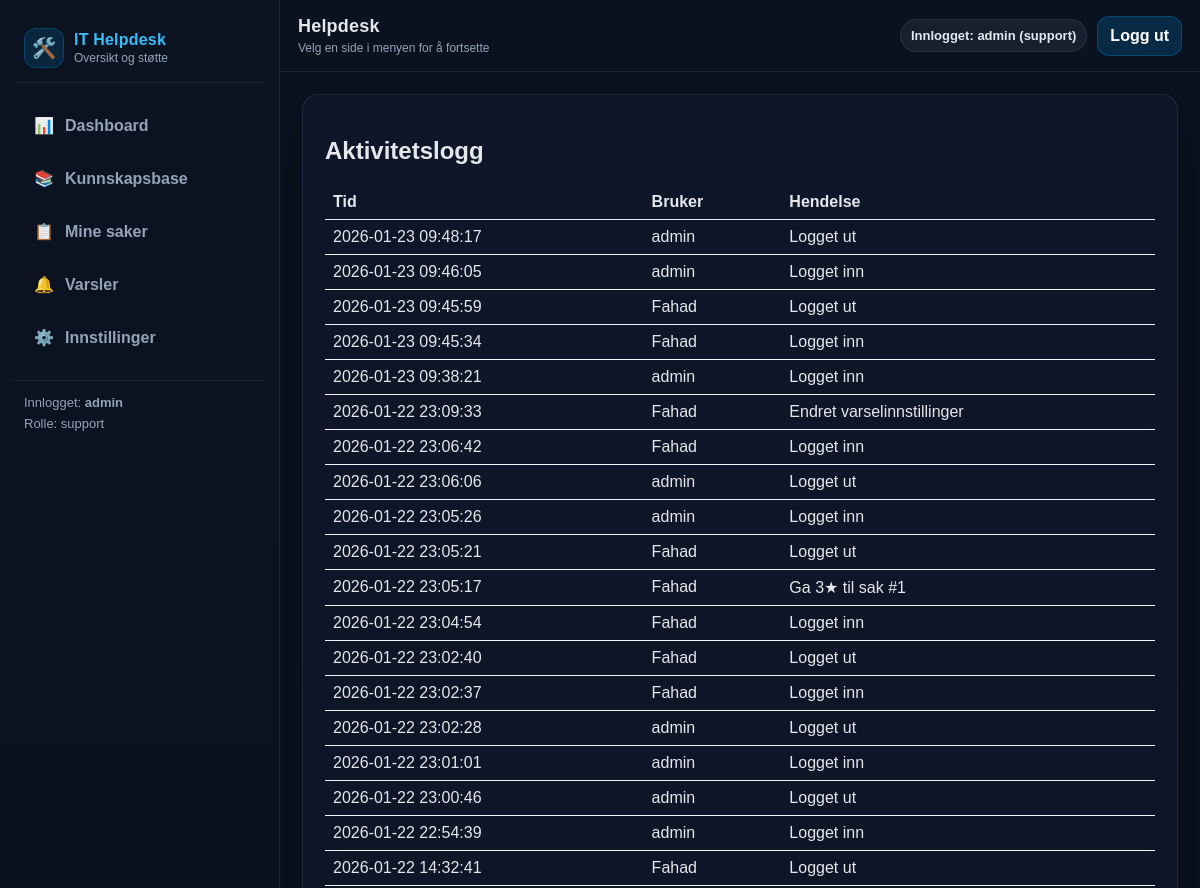
The page /admin/activity (signed in, upper part) on the database as committed earlier.
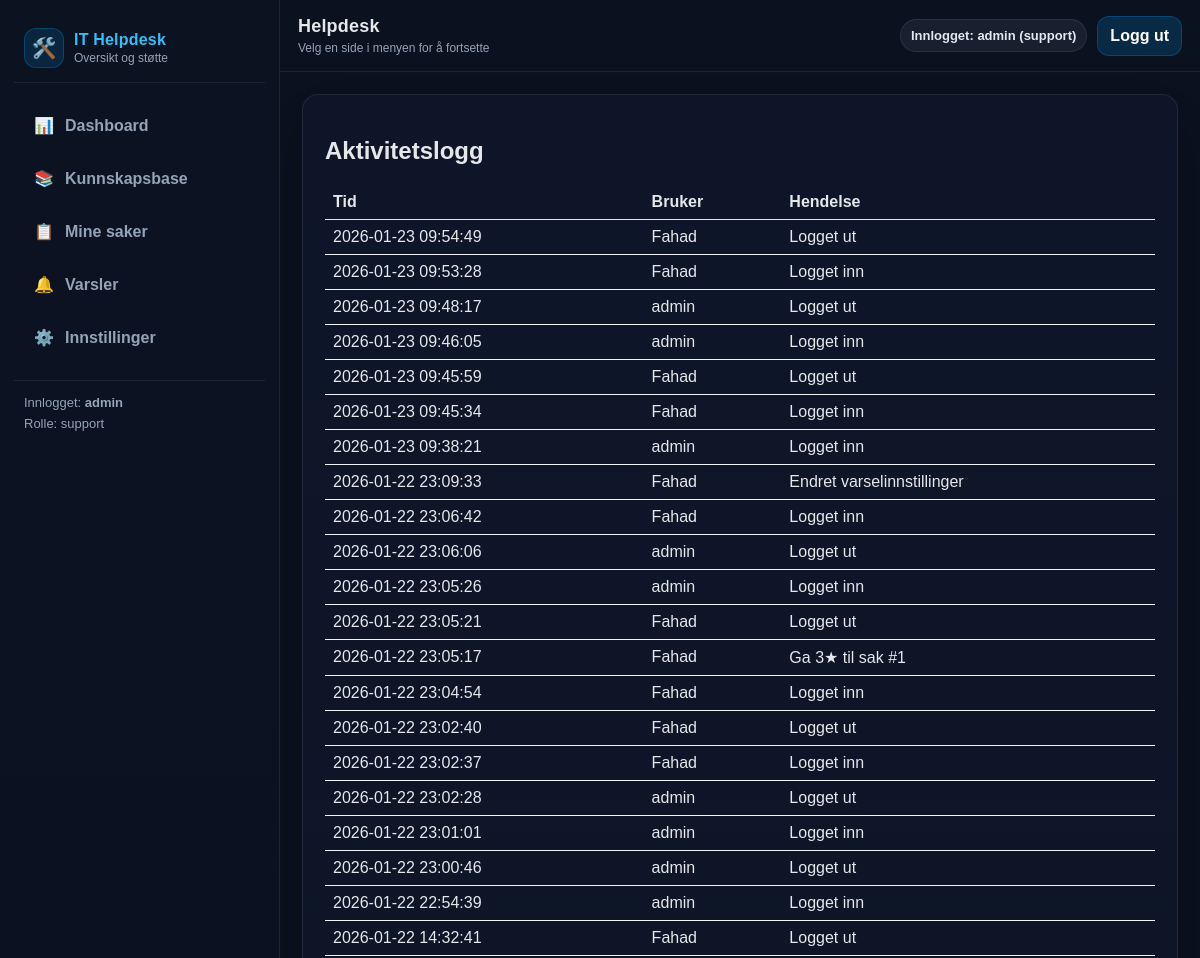
The same page on the database as committed later.
### tables this page shows
CREATE TABLE activity (
            id INTEGER PRIMARY KEY AUTOINCREMENT,
            user TEXT NOT NULL,
            details TEXT NOT NULL,
            created_at TEXT NOT NULL DEFAULT (datetime('now'))
        );

### routes.py (the view)
@bp.route("/admin/activity")
def activity_log():
    user = current_user()
    if not user:
        return redirect(url_for("main.login"))
    if current_role() != "support":
        abort(403)
    try:
        entries = get_activity(200)
    except Exception as e:
        logger.error(f"Activity log error: {e}")
        entries = []
    return render_template("logs.html", log_entries=entries)

### __init__.py (called while the page is built)
def create_app():
    app = Flask(__name__)
    app.config.from_object(Config)
    init_mail(app)
    @app.after_request
    def set_security_headers(response):
        response.headers['X-Content-Type-Options'] = 'nosniff'
        response.headers['X-Frame-Options'] = 'DENY'
        response.headers['X-XSS-Protection'] = '1; mode=block'
        return response
    from .routes import bp
    app.register_blueprint(bp)
    return app

### db.py (called while the page is built)
def _conn() -> sqlite3.Connection:
    DB_PATH.parent.mkdir(parents=True, exist_ok=True)
    conn = sqlite3.connect(DB_PATH)
    conn.row_factory = sqlite3.Row
    return conn

def count_notifications(user: str) -> int:
    conn = _conn()
    cur = conn.cursor()
    cur.execute("SELECT COUNT(*) AS c FROM notifications WHERE user = ? AND read = 0", (user,))
    row = cur.fetchone()
    conn.close()
    return int(row["c"]) if row else 0

def get_activity(limit: int = 100) -> List[Dict[str, Any]]:
    conn = _conn()
    cur = conn.cursor()
    cur.execute("SELECT * FROM activity ORDER BY id DESC LIMIT ?", (limit,))
    rows = cur.fetchall()
    conn.close()
    return [dict(r) for r in rows]

### routes.py (called while the page is built)
def current_user():
    return session.get("user")

def current_role():
    return session.get("role")

@bp.before_app_request
def ensure_db():
    try:
        init_db()
    except Exception as e:
        logger.error(f"Database initialization failed: {e}")

@bp.context_processor
def inject_notification_count():
    if current_user():
        try:
            return {"notif_count": count_notifications(current_user())}
        except Exception:
            return {"notif_count": 0}
    return {"notif_count": 0}

### templates/logs.html
{% extends "base.html" %}
{% block content %}
<div class="card">
  <h2>Aktivitetslogg</h2>
  {% if log_entries and log_entries|length > 0 %}
    <table style="width:100%; border-collapse: collapse;">
      <thead>
        <tr>
          <th style="text-align:left; border-bottom:1px solid #e5e7eb; padding:8px;">Tid</th>
          <th style="text-align:left; border-bottom:1px solid #e5e7eb; padding:8px;">Bruker</th>
          <th style="text-align:left; border-bottom:1px solid #e5e7eb; padding:8px;">Hendelse</th>
        </tr>
      </thead>
      <tbody>
        {% for e in log_entries %}
        <tr>
          <td style="padding:8px; border-bottom:1px solid #f1f5f9;">{{ e.created_at }}</td>
          <td style="padding:8px; border-bottom:1px solid #f1f5f9;">{{ e.user }}</td>
          <td style="padding:8px; border-bottom:1px solid #f1f5f9;">{{ e.details }}</td>
        </tr>
        {% endfor %}
      </tbody>
    </table>
  {% else %}
    <p class="muted">Ingen loggoppføringer.</p>
  {% endif %}
</div>
{% endblock %}

### templates/base.html (shortened to what this page needs)
<!doctype html>
<html lang="no">
  <head>
  </head>
  <body>
    {% set ep = request.endpoint or "" %}
    <div class="app">
      <aside class="sidebar">
        <div class="brand">
          <div class="logo">🛠️</div>
          <div>
            <div class="title">IT Helpdesk</div>
            <div class="subtitle">Oversikt og støtte</div>
          </div>
        </div>
        <nav class="nav">
          <a href="{{ url_for('main.dashboard') }}" class="{% if ep == 'main.dashboard' %}active{% endif %}">
            <span class="icon">📊</span> Dashboard
          </a>
          <a href="{{ url_for('main.kb') }}" class="{% if ep == 'main.kb' %}active{% endif %}">
            <span class="icon">📚</span> Kunnskapsbase
          </a>
          <a href="{{ url_for('main.tickets') }}" class="{% if ep == 'main.tickets' %}active{% endif %}">
            <span class="icon">📋</span> Mine saker
          </a>
          <a href="{{ url_for('main.notifications_page') }}" class="{% if ep == 'main.notifications_page' %}active{% endif %}">
            <span class="icon">🔔</span> Varsler
          </a>
          <a href="{{ url_for('main.settings') }}" class="{% if ep == 'main.settings' %}active{% endif %}">
            <span class="icon">⚙️</span> Innstillinger
          </a>
        </nav>
        <div class="sidebar-footer">
          {% if session.get("user") %}
            Innlogget: <strong>{{ session.get("user") }}</strong>
            <div style="margin-top:6px; color:var(--muted);">
              Rolle: {{ session.get("role") }}
            </div>
          {% else %}
            Ikke innlogget
          {% endif %}
        </div>
      </aside>
      <div class="main">
        <header class="topbar">
          <div class="topbar-left">
            <p class="h1">Helpdesk</p>
            <p class="p">Velg en side i menyen for å fortsette</p>
          </div>
          <div class="topbar-right">
            {% if session.get("user") %}
              <span class="pill">Innlogget: {{ session.get("user") }} ({{ session.get("role") }})</span>
              <a class="btn" href="{{ url_for('main.logout') }}">Logg ut</a>
            {% endif %}
          </div>
        </header>
        <main class="page">
          <div class="content-wrap">
            {% block content %}{% endblock %}
          </div>
        </main>
      </div>
    </div>
  </body>
</html>

### templates/base.html (style rules this page uses)
:root { --bg:#0b1220; --panel:#0f172a; --panel2:#111c33; --border:rgba(148,163,184,.14); --muted:#94a3b8; --text:#e5e7eb; --primary:#0284c7; --primaryHover:#0ea5e9; --sidebarW: 280px; --topbarH: 72px; --radius: 16px; }
* { box-sizing:border-box; }
html, body { height:100%; }
body { margin:0; font-family: Arial, sans-serif; background:var(--bg); color:var(--text); }
.app { min-height:100vh; display:flex; }
.sidebar { width:var(--sidebarW); background:linear-gradient(180deg, #0b1220 0%, #0a1020 100%); border-right:1px solid var(--border); position:fixed; left:0; top:0; bottom:0; padding:18px 14px; overflow:auto; }
.brand { display:flex; align-items:center; gap:10px; padding:10px 10px 14px; border-bottom:1px solid var(--border); margin-bottom:14px; }
.brand .logo { width:40px; height:40px; display:flex; align-items:center; justify-content:center; border-radius:12px; background:rgba(2,132,199,.18); border:1px solid rgba(2,132,199,.35); font-size:20px; }
.brand .title { font-weight:900; letter-spacing:.2px; color:#38bdf8; }
.brand .subtitle { font-size:12px; color:var(--muted); margin-top:2px; }
.nav { display:flex; flex-direction:column; gap:8px; padding:6px 6px; }
.nav a { display:flex; align-items:center; gap:10px; padding:12px 12px; border-radius:12px; text-decoration:none; color:var(--muted); font-weight:800; border:1px solid transparent; }
.nav .icon { width:22px; display:inline-flex; align-items:center; justify-content:center; opacity:.95; }
.sidebar-footer { margin-top:14px; padding:14px 10px; border-top:1px solid var(--border); color:var(--muted); font-size:13px; }
.main { margin-left:var(--sidebarW); width:calc(100% - var(--sidebarW)); min-height:100vh; display:flex; flex-direction:column; }
.topbar { height:var(--topbarH); position:sticky; top:0; z-index:20; display:flex; align-items:center; justify-content:space-between; padding:14px 18px; background:rgba(11,18,32,.86); backdrop-filter: blur(10px); border-bottom:1px solid var(--border); }
.topbar-left { display:flex; flex-direction:column; gap:4px; }
.topbar-left .h1 { font-size:18px; font-weight:900; margin:0; letter-spacing:.2px; }
.topbar-left .p { margin:0; font-size:12px; color:var(--muted); }
.topbar-right { display:flex; align-items:center; gap:10px; flex-wrap:wrap; justify-content:flex-end; }
.pill { display:inline-flex; align-items:center; gap:8px; padding:8px 10px; border-radius:999px; background:rgba(148,163,184,.10); border:1px solid rgba(148,163,184,.14); color:#e2e8f0; font-weight:800; font-size:13px; white-space:nowrap; }
.btn { display:inline-flex; align-items:center; gap:8px; padding:10px 12px; border-radius:12px; text-decoration:none; font-weight:900; border:1px solid rgba(2,132,199,.35); background:rgba(2,132,199,.22); color:#fff; }
.page { padding:22px 22px 80px; }
.content-wrap { background:linear-gradient(180deg, rgba(15,23,42,.85) 0%, rgba(15,23,42,.65) 100%); border:1px solid rgba(148,163,184,.14); border-radius:var(--radius); padding:22px; box-shadow:0 20px 60px rgba(0,0,0,.35); }

Rows that differ between the two databases and show on the page:
added activity: created_at "2026-01-23 09:54:49", user "Fahad", details "Logget ut"
added activity: created_at "2026-01-23 09:53:28", user "Fahad", details "Logget inn"
